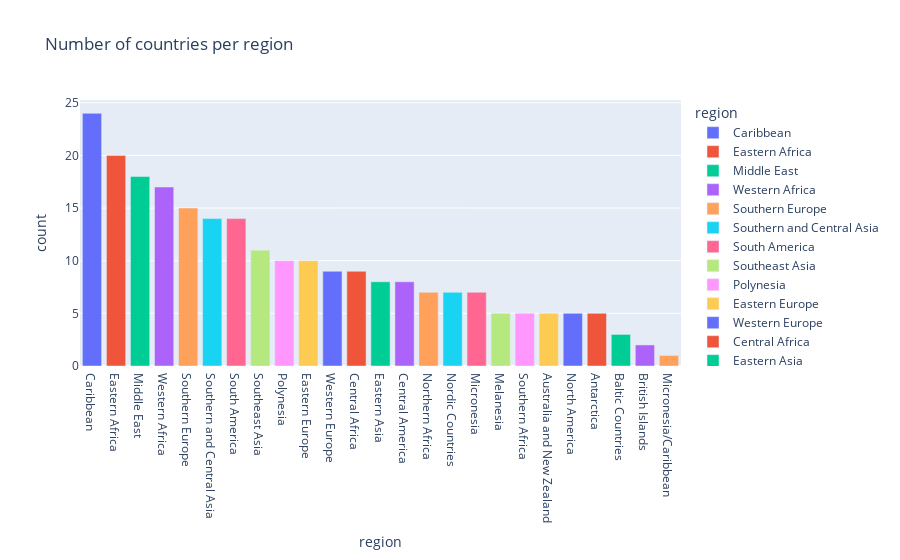

The notebook cell saved with this chart:
### Code cell
number = country["region"].value_counts()
number.columns=["region", "numbers"]
number
# Number of countries per region
px.bar(number, 
       x=number.index, 
       y=country["region"].value_counts(), 
       title='Number of countries per region',
       labels={'x':'Continent', 'y':'Number of '}, 
       template='plotly',
       #color_discrete_sequence=['#080070'],
       color=number.index,
       ).show()

### Figure 1 — Plotly figure (JSON) as saved in the notebook; plotly's stock layout.template omitted (floating-point values rounded to 4 significant figures)
{"data": [{"hovertemplate": "region=%{x}<br>count=%{y}<extra></extra>", "legendgroup": "Caribbean", "marker": {"color": "#636efa", "pattern": {"shape": ""}}, "name": "Caribbean", "orientation": "v", "showlegend": true, "textposition": "auto", "type": "bar", "x": ["Caribbean"], "xaxis": "x", "y": [24], "yaxis": "y"}, {"hovertemplate": "region=%{x}<br>count=%{y}<extra></extra>", "legendgroup": "Eastern Africa", "marker": {"color": "#EF553B", "pattern": {"shape": ""}}, "name": "Eastern Africa", "orientation": "v", "showlegend": true, "textposition": "auto", "type": "bar", "x": ["Eastern Africa"], "xaxis": "x", "y": [20], "yaxis": "y"}, {"hovertemplate": "region=%{x}<br>count=%{y}<extra></extra>", "legendgroup": "Middle East", "marker": {"color": "#00cc96", "pattern": {"shape": ""}}, "name": "Middle East", "orientation": "v", "showlegend": true, "textposition": "auto", "type": "bar", "x": ["Middle East"], "xaxis": "x", "y": [18], "yaxis": "y"}, {"hovertemplate": "region=%{x}<br>count=%{y}<extra></extra>", "legendgroup": "Western Africa", "marker": {"color": "#ab63fa", "pattern": {"shape": ""}}, "name": "Western Africa", "orientation": "v", "showlegend": true, "textposition": "auto", "type": "bar", "x": ["Western Africa"], "xaxis": "x", "y": [17], "yaxis": "y"}, {"hovertemplate": "region=%{x}<br>count=%{y}<extra></extra>", "legendgroup": "Southern Europe", "marker": {"color": "#FFA15A", "pattern": {"shape": ""}}, "name": "Southern Europe", "orientation": "v", "showlegend": true, "textposition": "auto", "type": "bar", "x": ["Southern Europe"], "xaxis": "x", "y": [15], "yaxis": "y"}, {"hovertemplate": "region=%{x}<br>count=%{y}<extra></extra>", "legendgroup": "Southern and Central Asia", "marker": {"color": "#19d3f3", "pattern": {"shape": ""}}, "name": "Southern and Central Asia", "orientation": "v", "showlegend": true, "textposition": "auto", "type": "bar", "x": ["Southern and Central Asia"], "xaxis": "x", "y": [14], "yaxis": "y"}, {"hovertemplate": "region=%{x}<br>count=%{y}<extra></extra>", "legendgroup": "South America", "marker": {"color": "#FF6692", "pattern": {"shape": ""}}, "name": "South America", "orientation": "v", "showlegend": true, "textposition": "auto", "type": "bar", "x": ["South America"], "xaxis": "x", "y": [14], "yaxis": "y"}, {"hovertemplate": "region=%{x}<br>count=%{y}<extra></extra>", "legendgroup": "Southeast Asia", "marker": {"color": "#B6E880", "pattern": {"shape": ""}}, "name": "Southeast Asia", "orientation": "v", "showlegend": true, "textposition": "auto", "type": "bar", "x": ["Southeast Asia"], "xaxis": "x", "y": [11], "yaxis": "y"}, {"hovertemplate": "region=%{x}<br>count=%{y}<extra></extra>", "legendgroup": "Polynesia", "marker": {"color": "#FF97FF", "pattern": {"shape": ""}}, "name": "Polynesia", "orientation": "v", "showlegend": true, "textposition": "auto", "type": "bar", "x": ["Polynesia"], "xaxis": "x", "y": [10], "yaxis": "y"}, {"hovertemplate": "region=%{x}<br>count=%{y}<extra></extra>", "legendgroup": "Eastern Europe", "marker": {"color": "#FECB52", "pattern": {"shape": ""}}, "name": "Eastern Europe", "orientation": "v", "showlegend": true, "textposition": "auto", "type": "bar", "x": ["Eastern Europe"], "xaxis": "x", "y": [10], "yaxis": "y"}, {"hovertemplate": "region=%{x}<br>count=%{y}<extra></extra>", "legendgroup": "Western Europe", "marker": {"color": "#636efa", "pattern": {"shape": ""}}, "name": "Western Europe", "orientation": "v", "showlegend": true, "textposition": "auto", "type": "bar", "x": ["Western Europe"], "xaxis": "x", "y": [9], "yaxis": "y"}, {"hovertemplate": "region=%{x}<br>count=%{y}<extra></extra>", "legendgroup": "Central Africa", "marker": {"color": "#EF553B", "pattern": {"shape": ""}}, "name": "Central Africa", "orientation": "v", "showlegend": true, "textposition": "auto", "type": "bar", "x": ["Central Africa"], "xaxis": "x", "y": [9], "yaxis": "y"}, {"hovertemplate": "region=%{x}<br>count=%{y}<extra></extra>", "legendgroup": "Eastern Asia", "marker": {"color": "#00cc96", "pattern": {"shape": ""}}, "name": "Eastern Asia", "orientation": "v", "showlegend": true, "textposition": "auto", "type": "bar", "x": ["Eastern Asia"], "xaxis": "x", "y": [8], "yaxis": "y"}, {"hovertemplate": "region=%{x}<br>count=%{y}<extra></extra>", "legendgroup": "Central America", "marker": {"color": "#ab63fa", "pattern": {"shape": ""}}, "name": "Central America", "orientation": "v", "showlegend": true, "textposition": "auto", "type": "bar", "x": ["Central America"], "xaxis": "x", "y": [8], "yaxis": "y"}, {"hovertemplate": "region=%{x}<br>count=%{y}<extra></extra>", "legendgroup": "Northern Africa", "marker": {"color": "#FFA15A", "pattern": {"shape": ""}}, "name": "Northern Africa", "orientation": "v", "showlegend": true, "textposition": "auto", "type": "bar", "x": ["Northern Africa"], "xaxis": "x", "y": [7], "yaxis": "y"}, {"hovertemplate": "region=%{x}<br>count=%{y}<extra></extra>", "legendgroup": "Nordic Countries", "marker": {"color": "#19d3f3", "pattern": {"shape": ""}}, "name": "Nordic Countries", "orientation": "v", "showlegend": true, "textposition": "auto", "type": "bar", "x": ["Nordic Countries"], "xaxis": "x", "y": [7], "yaxis": "y"}, {"hovertemplate": "region=%{x}<br>count=%{y}<extra></extra>", "legendgroup": "Micronesia", "marker": {"color": "#FF6692", "pattern": {"shape": ""}}, "name": "Micronesia", "orientation": "v", "showlegend": true, "textposition": "auto", "type": "bar", "x": ["Micronesia"], "xaxis": "x", "y": [7], "yaxis": "y"}, {"hovertemplate": "region=%{x}<br>count=%{y}<extra></extra>", "legendgroup": "Melanesia", "marker": {"color": "#B6E880", "pattern": {"shape": ""}}, "name": "Melanesia", "orientation": "v", "showlegend": true, "textposition": "auto", "type": "bar", "x": ["Melanesia"], "xaxis": "x", "y": [5], "yaxis": "y"}, {"hovertemplate": "region=%{x}<br>count=%{y}<extra></extra>", "legendgroup": "Southern Africa", "marker": {"color": "#FF97FF", "pattern": {"shape": ""}}, "name": "Southern Africa", "orientation": "v", "showlegend": true, "textposition": "auto", "type": "bar", "x": ["Southern Africa"], "xaxis": "x", "y": [5], "yaxis": "y"}, {"hovertemplate": "region=%{x}<br>count=%{y}<extra></extra>", "legendgroup": "Australia and New Zealand", "marker": {"color": "#FECB52", "pattern": {"shape": ""}}, "name": "Australia and New Zealand", "orientation": "v", "showlegend": true, "textposition": "auto", "type": "bar", "x": ["Australia and New Zealand"], "xaxis": "x", "y": [5], "yaxis": "y"}, {"hovertemplate": "region=%{x}<br>count=%{y}<extra></extra>", "legendgroup": "North America", "marker": {"color": "#636efa", "pattern": {"shape": ""}}, "name": "North America", "orientation": "v", "showlegend": true, "textposition": "auto", "type": "bar", "x": ["North America"], "xaxis": "x", "y": [5], "yaxis": "y"}, {"hovertemplate": "region=%{x}<br>count=%{y}<extra></extra>", "legendgroup": "Antarctica", "marker": {"color": "#EF553B", "pattern": {"shape": ""}}, "name": "Antarctica", "orientation": "v", "showlegend": true, "textposition": "auto", "type": "bar", "x": ["Antarctica"], "xaxis": "x", "y": [5], "yaxis": "y"}, {"hovertemplate": "region=%{x}<br>count=%{y}<extra></extra>", "legendgroup": "Baltic Countries", "marker": {"color": "#00cc96", "pattern": {"shape": ""}}, "name": "Baltic Countries", "orientation": "v", "showlegend": true, "textposition": "auto", "type": "bar", "x": ["Baltic Countries"], "xaxis": "x", "y": [3], "yaxis": "y"}, {"hovertemplate": "region=%{x}<br>count=%{y}<extra></extra>", "legendgroup": "British Islands", "marker": {"color": "#ab63fa", "pattern": {"shape": ""}}, "name": "British Islands", "orientation": "v", "showlegend": true, "textposition": "auto", "type": "bar", "x": ["British Islands"], "xaxis": "x", "y": [2], "yaxis": "y"}, {"hovertemplate": "region=%{x}<br>count=%{y}<extra></extra>", "legendgroup": "Micronesia/Caribbean", "marker": {"color": "#FFA15A", "pattern": {"shape": ""}}, "name": "Micronesia/Caribbean", "orientation": "v", "showlegend": true, "textposition": "auto", "type": "bar", "x": ["Micronesia/Caribbean"], "xaxis": "x", "y": [1], "yaxis": "y"}], "layout": {"barmode": "relative", "legend": {"title": {"text": "region"}, "tracegroupgap": 0}, "title": {"text": "Number of countries per region"}, "xaxis": {"anchor": "y", "categoryarray": ["Caribbean", "Eastern Africa", "Middle East", "Western Africa", "Southern Europe", "Southern and Central Asia", "South America", "Southeast Asia", "Polynesia", "Eastern Europe", "Western Europe", "Central Africa", "Eastern Asia", "Central America", "Northern Africa", "Nordic Countries", "Micronesia", "Melanesia", "Southern Africa", "Australia and New Zealand", "North America", "Antarctica", "Baltic Countries", "British Islands", "Micronesia/Caribbean"], "categoryorder": "array", "domain": [0, 1], "title": {"text": "region"}}, "yaxis": {"anchor": "x", "domain": [0, 1], "title": {"text": "count"}}}}
